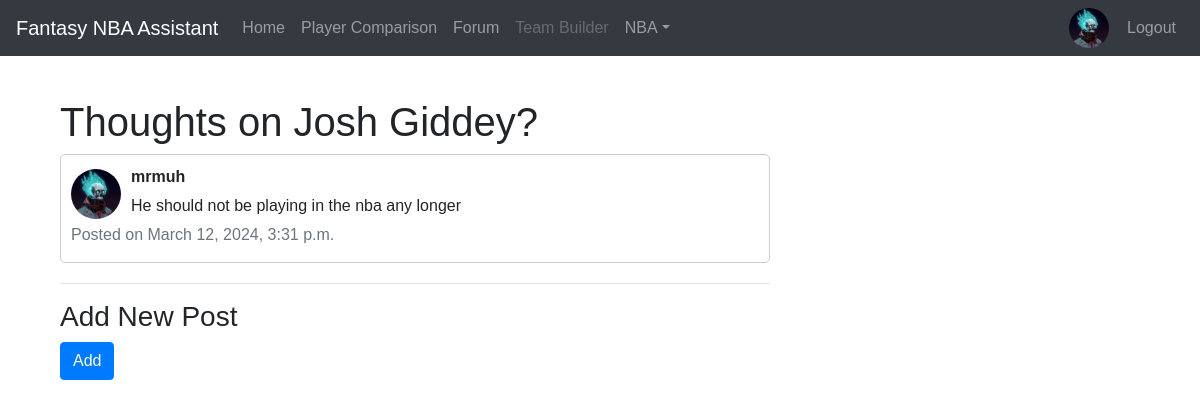
Before: /thread/4/ (signed in) with the older database file.
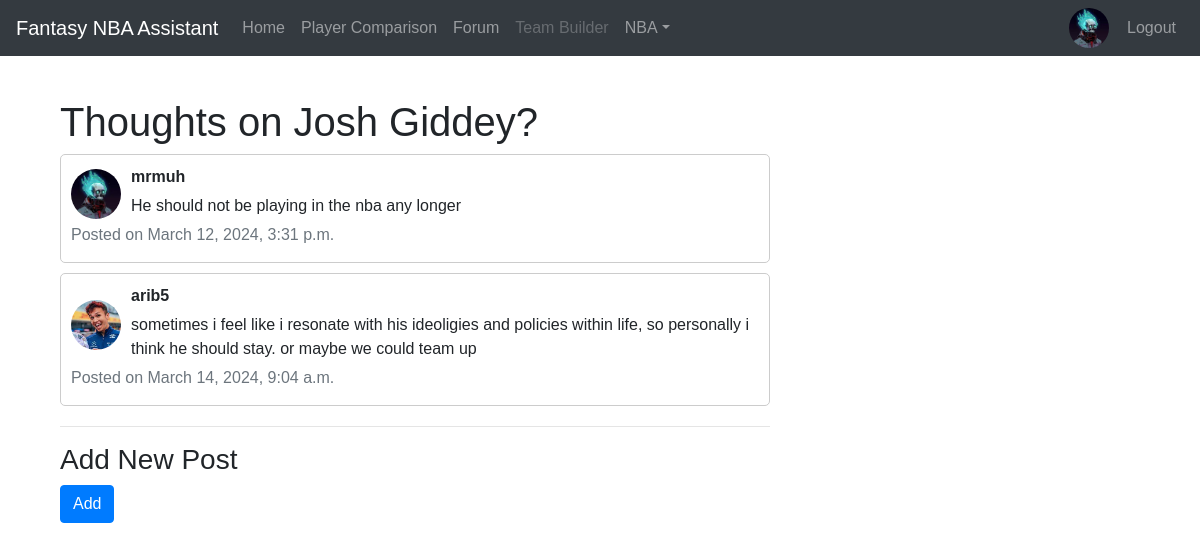
After: the same page with the newer database file.
### mysite/models.py (models this page shows, shortened)
class Post(models.Model):
    thread = models.ForeignKey(Thread, on_delete=models.CASCADE)
    author = models.ForeignKey(User, on_delete=models.CASCADE, related_name='posts', default=1)  # Default to the superuser (ID=1)
    content = models.TextField()
    created_at = models.DateTimeField(auto_now_add=True)

class Profile(models.Model):
    user = models.OneToOneField(User, on_delete=models.CASCADE)
    bio = models.TextField(blank=True)
    favorite_team = models.ForeignKey('Team', on_delete=models.SET_NULL, null=True, blank=True)
    profile_picture = models.ImageField(upload_to='profile_pictures', default=default_profile_picture)

### mysite/views.py (the view)
# urls.py: path('thread/<int:pk>/', login_required(views.thread_detail), name='thread_detail'),
def thread_detail(request, pk):
    thread = get_object_or_404(Thread, pk=pk)
    posts = thread.post_set.all()
    return render(request, 'mysite/thread_detail.html', {'thread': thread, 'posts': posts})

### mysite/templates/mysite/thread_detail.html (shortened to what this page needs)
{% extends 'mysite/base.html' %}
{% block content %}
  <div class="container" style="padding-top: 50px;">
    <div class="row">
      <div class="col-md-8">
        <div class="thread-detail">
          <h1>{{ thread.title }}</h1>
          {% for post in thread.post_set.all %}
            <div class="post">
              <div class="post-content">
                <img class="profile-picture" src="{{ post.author.profile.profile_picture.url }}" alt="{{ post.author.username }}">
                <div>
                  <p class="author-name">{{ post.author.username }}</p>
                  <p>{{ post.content }}</p>
                </div>
              </div>
              <p class="text-muted">Posted on {{ post.created_at }}</p>
            </div>
          {% endfor %}
        </div>
        <hr>
        <h3>Add New Post</h3>
        <form method="post" action="{% url 'create_post' pk=thread.pk %}">
          <button type="submit" class="btn btn-primary">Add</button>
        </form>
      </div>
      <div class="col-md-4">
      </div>
    </div>
  </div>
{% endblock %}

Changed rows visible on the page:
added Post: author.profile.profile_picture (picture), author.username "arib5", content "sometimes i feel like i resonate with his ideoligies and policies within life, so personally i think he should stay. or maybe we could team up", created_at "March 14, 2024, 9:04 a.m."
